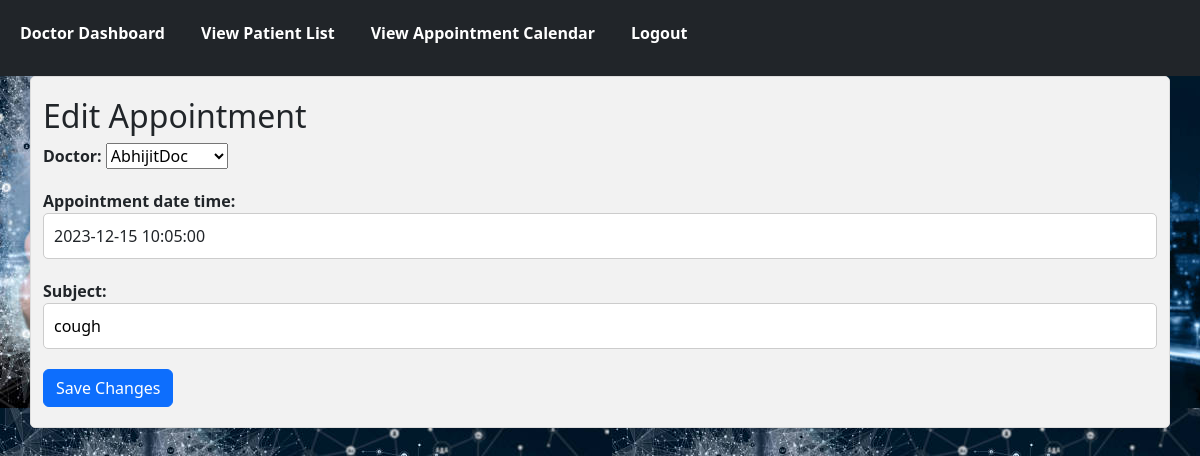
/doctor/appointment/edit/2/?referrer=dashboard (signed in), run on the app's committed database.
### health/models.py (models this page shows)
class Appointment(models.Model):
    patient = models.ForeignKey(Patient, on_delete=models.CASCADE)
    doctor = models.ForeignKey(Doctor, on_delete=models.CASCADE)
    appointment_date_time = models.DateTimeField()
    subject = models.CharField(max_length=255)
    completed = models.BooleanField(default=False)

### health/views.py (the view)
# urls.py: path('doctor/appointment/edit/<int:appointment_id>/', views.edit_appointment, name='edit_appointment'),
@login_required
def edit_appointment(request, appointment_id):
    appointment = get_object_or_404(Appointment, pk=appointment_id, doctor=request.user.doctor)
    if request.method == 'POST':
        form = AppointmentForm(request.POST, instance=appointment)
        if form.is_valid():
            form.save()
            messages.success(request, "Appointment updated successfully.")
        appointment_id = request.POST.get('appointment_id')
        if appointment_id:
            appointment = get_object_or_404(Appointment, pk=appointment_id, doctor=request.user.doctor)
            appointment.completed = True  # Marking the appointment as completed
            appointment.save()
            messages.success(request, "Appointment marked as completed.")
        referrer = request.GET.get('referrer', 'patient_details')
        if referrer == 'dashboard':
                return redirect('doctor_dashboard')
        else:
            return redirect('view_patient_details', patient_id=appointment.patient.id)
    else:
        form = AppointmentForm(instance=appointment)
    context = {'form': form, 'appointment': appointment}
    return render(request, 'edit_appointment.html', context)

### health/forms.py
class AppointmentForm(forms.ModelForm):
    def __init__(self, *args, **kwargs):
        super(AppointmentForm, self).__init__(*args, **kwargs)
        self.fields['doctor'].label_from_instance = lambda obj: f"{obj.name}"
    doctor = forms.ModelChoiceField(
        queryset=Doctor.objects.all(),
        empty_label="Select Doctor"
    )
    appointment_date_time = forms.DateTimeField(
        widget=forms.DateTimeInput(attrs={'type': 'text', 'class': 'form-control datetimepicker', 'placeholder': 'MM/DD/YYYY hh:mm AM/PM'}),
        input_formats=['%m/%d/%Y %I:%M %p']  # Specify the desired format here
    )
    class Meta:
        model = Appointment
        fields = ['doctor', 'appointment_date_time', 'subject']

### health/templates/edit_appointment.html (shortened to what this page needs)
{% extends "base_doctor.html" %}
{% block content %}
<div class="container">
    <h2>Edit Appointment</h2>
    <form method="post">
        <div class="form-group">
            {{ form.doctor.label_tag }}
            {{ form.doctor }}
        </div>
        <div class="form-group">
            {{ form.appointment_date_time.label_tag }}
            {{ form.appointment_date_time }}
        </div>
        <div class="form-group">
            {{ form.subject.label_tag }}
            {{ form.subject }}
        </div>
        <button type="submit" class="btn btn-primary">Save Changes</button>
    </form>
</div>
{% endblock %}

### health/static/styles.css (style rules this page uses)
h2 { font-size: 24px; color: #333; margin-bottom: 20px; }
.form-group { margin-bottom: 15px; }
.form-group label { font-weight: bold; }
.form-group input[type="text"], .form-group input[type="password"] { width: 100%; padding: 10px; border: 1px solid #ccc; border-radius: 5px; font-size: 16px; }
.btn-primary { background-color: #007bff; color: #fff; border: none; border-radius: 5px; padding: 10px 20px; font-size: 16px; cursor: pointer; }
.container { margin: 20px; padding: 20px; background-color: #f2f2f2; border: 1px solid #ddd; border-radius: 5px; max-width: 800px; margin: 0 auto; }
h2 { color: #333; }
button, a { padding: 5px 10px; margin: 5px 0; background-color: #00a2ff; color: #fff !important; text-decoration: none; border: none; border-radius: 3px; cursor: pointer; }
body { background-image: url('../static/images/patient_background.jpeg'); color: #333; margin: 0; min-height: 100vh; }
.form-group { margin-bottom: 20px; }

### data on the page
Appointment: doctor "AbhijitDoc", appointment_date_time "2023-12-15 10:05:00", subject "cough"
